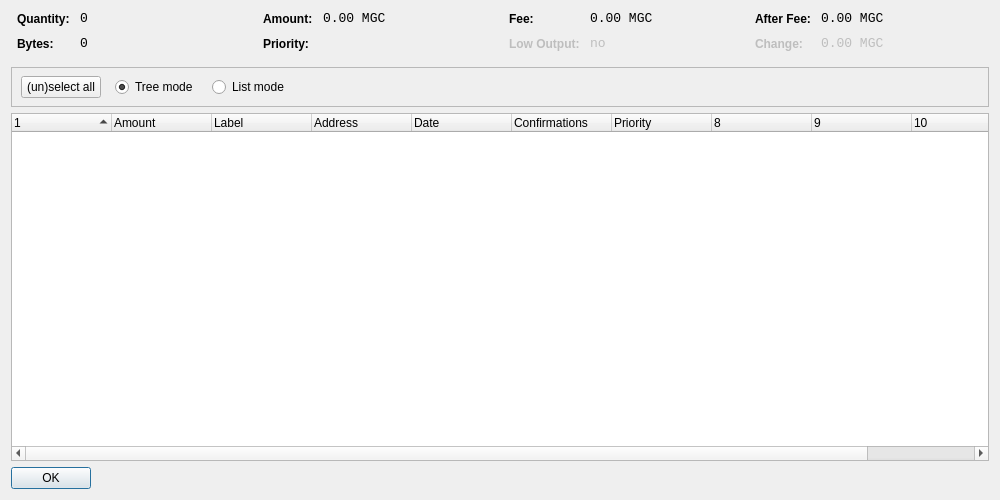
<?xml version="1.0" encoding="UTF-8"?>
<ui version="4.0">
 <class>CoinControlDialog</class>
 <widget class="QDialog" name="CoinControlDialog">
  <property name="geometry">
   <rect>
    <x>0</x>
    <y>0</y>
    <width>1000</width>
    <height>500</height>
   </rect>
  </property>
  <property name="windowTitle">
   <string>Coin Control</string>
  </property>
  <layout class="QVBoxLayout" name="verticalLayout">
   <item>
    <layout class="QHBoxLayout" name="horizontalLayoutTop" stretch="0,0,0,0">
     <property name="topMargin">
      <number>0</number>
     </property>
     <property name="bottomMargin">
      <number>10</number>
     </property>
     <item>
      <layout class="QFormLayout" name="formLayoutCoinControl1">
       <property name="horizontalSpacing">
        <number>10</number>
       </property>
       <property name="verticalSpacing">
        <number>10</number>
       </property>
       <property name="leftMargin">
        <number>6</number>
       </property>
       <property name="rightMargin">
        <number>6</number>
       </property>
       <item row="0" column="0">
        <widget class="QLabel" name="labelCoinControlQuantityText">
         <property name="styleSheet">
          <string notr="true">font-weight:bold;</string>
         </property>
         <property name="text">
          <string>Quantity:</string>
         </property>
        </widget>
       </item>
       <item row="0" column="1">
        <widget class="QLabel" name="labelCoinControlQuantity">
         <property name="font">
          <font>
           <family>Monospace</family>
           <pointsize>10</pointsize>
          </font>
         </property>
         <property name="cursor">
          <cursorShape>IBeamCursor</cursorShape>
         </property>
         <property name="contextMenuPolicy">
          <enum>Qt::ActionsContextMenu</enum>
         </property>
         <property name="text">
          <string notr="true">0</string>
         </property>
         <property name="textInteractionFlags">
          <set>Qt::LinksAccessibleByMouse|Qt::TextSelectableByKeyboard|Qt::TextSelectableByMouse</set>
         </property>
        </widget>
       </item>
       <item row="1" column="0">
        <widget class="QLabel" name="labelCoinControlBytesText">
         <property name="styleSheet">
          <string notr="true">font-weight:bold;</string>
         </property>
         <property name="text">
          <string>Bytes:</string>
         </property>
        </widget>
       </item>
       <item row="1" column="1">
        <widget class="QLabel" name="labelCoinControlBytes">
         <property name="font">
          <font>
           <family>Monospace</family>
           <pointsize>10</pointsize>
          </font>
         </property>
         <property name="cursor">
          <cursorShape>IBeamCursor</cursorShape>
         </property>
         <property name="contextMenuPolicy">
          <enum>Qt::ActionsContextMenu</enum>
         </property>
         <property name="text">
          <string notr="true">0</string>
         </property>
         <property name="textInteractionFlags">
          <set>Qt::LinksAccessibleByMouse|Qt::TextSelectableByKeyboard|Qt::TextSelectableByMouse</set>
         </property>
        </widget>
       </item>
      </layout>
     </item>
     <item>
      <layout class="QFormLayout" name="formLayoutCoinControl2">
       <property name="horizontalSpacing">
        <number>10</number>
       </property>
       <property name="verticalSpacing">
        <number>10</number>
       </property>
       <property name="leftMargin">
        <number>6</number>
       </property>
       <property name="rightMargin">
        <number>6</number>
       </property>
       <item row="0" column="0">
        <widget class="QLabel" name="labelCoinControlAmountText">
         <property name="styleSheet">
          <string notr="true">font-weight:bold;</string>
         </property>
         <property name="text">
          <string>Amount:</string>
         </property>
        </widget>
       </item>
       <item row="0" column="1">
        <widget class="QLabel" name="labelCoinControlAmount">
         <property name="font">
          <font>
           <family>Monospace</family>
           <pointsize>10</pointsize>
          </font>
         </property>
         <property name="cursor">
          <cursorShape>IBeamCursor</cursorShape>
         </property>
         <property name="contextMenuPolicy">
          <enum>Qt::ActionsContextMenu</enum>
         </property>
         <property name="text">
          <string notr="true">0.00 MGC</string>
         </property>
         <property name="textInteractionFlags">
          <set>Qt::LinksAccessibleByMouse|Qt::TextSelectableByKeyboard|Qt::TextSelectableByMouse</set>
         </property>
        </widget>
       </item>
       <item row="1" column="0">
        <widget class="QLabel" name="labelCoinControlPriorityText">
         <property name="styleSheet">
          <string notr="true">font-weight:bold;</string>
         </property>
         <property name="text">
          <string>Priority:</string>
         </property>
        </widget>
       </item>
       <item row="1" column="1">
        <widget class="QLabel" name="labelCoinControlPriority">
         <property name="font">
          <font>
           <family>Monospace</family>
           <pointsize>10</pointsize>
          </font>
         </property>
         <property name="cursor">
          <cursorShape>IBeamCursor</cursorShape>
         </property>
         <property name="contextMenuPolicy">
          <enum>Qt::ActionsContextMenu</enum>
         </property>
         <property name="text">
          <string/>
         </property>
         <property name="textInteractionFlags">
          <set>Qt::LinksAccessibleByMouse|Qt::TextSelectableByKeyboard|Qt::TextSelectableByMouse</set>
         </property>
        </widget>
       </item>
      </layout>
     </item>
     <item>
      <layout class="QFormLayout" name="formLayoutCoinControl3">
       <property name="horizontalSpacing">
        <number>10</number>
       </property>
       <property name="verticalSpacing">
        <number>10</number>
       </property>
       <property name="leftMargin">
        <number>6</number>
       </property>
       <property name="rightMargin">
        <number>6</number>
       </property>
       <item row="0" column="0">
        <widget class="QLabel" name="labelCoinControlFeeText">
         <property name="styleSheet">
          <string notr="true">font-weight:bold;</string>
         </property>
         <property name="text">
          <string>Fee:</string>
         </property>
        </widget>
       </item>
       <item row="0" column="1">
        <widget class="QLabel" name="labelCoinControlFee">
         <property name="font">
          <font>
           <family>Monospace</family>
           <pointsize>10</pointsize>
          </font>
         </property>
         <property name="cursor">
          <cursorShape>IBeamCursor</cursorShape>
         </property>
         <property name="contextMenuPolicy">
          <enum>Qt::ActionsContextMenu</enum>
         </property>
         <property name="text">
          <string notr="true">0.00 MGC</string>
         </property>
         <property name="textInteractionFlags">
          <set>Qt::LinksAccessibleByMouse|Qt::TextSelectableByKeyboard|Qt::TextSelectableByMouse</set>
         </property>
        </widget>
       </item>
       <item row="1" column="0">
        <widget class="QLabel" name="labelCoinControlLowOutputText">
         <property name="enabled">
          <bool>false</bool>
         </property>
         <property name="styleSheet">
          <string notr="true">font-weight:bold;</string>
         </property>
         <property name="text">
          <string>Low Output:</string>
         </property>
        </widget>
       </item>
       <item row="1" column="1">
        <widget class="QLabel" name="labelCoinControlLowOutput">
         <property name="enabled">
          <bool>false</bool>
         </property>
         <property name="font">
          <font>
           <family>Monospace</family>
           <pointsize>10</pointsize>
          </font>
         </property>
         <property name="cursor">
          <cursorShape>IBeamCursor</cursorShape>
         </property>
         <property name="contextMenuPolicy">
          <enum>Qt::ActionsContextMenu</enum>
         </property>
         <property name="text">
          <string notr="true">no</string>
         </property>
         <property name="textInteractionFlags">
          <set>Qt::LinksAccessibleByMouse|Qt::TextSelectableByKeyboard|Qt::TextSelectableByMouse</set>
         </property>
        </widget>
       </item>
      </layout>
     </item>
     <item>
      <layout class="QFormLayout" name="formLayoutCoinControl4">
       <property name="horizontalSpacing">
        <number>10</number>
       </property>
       <property name="verticalSpacing">
        <number>10</number>
       </property>
       <property name="leftMargin">
        <number>6</number>
       </property>
       <property name="rightMargin">
        <number>6</number>
       </property>
       <item row="0" column="0">
        <widget class="QLabel" name="labelCoinControlAfterFeeText">
         <property name="styleSheet">
          <string notr="true">font-weight:bold;</string>
         </property>
         <property name="text">
          <string>After Fee:</string>
         </property>
        </widget>
       </item>
       <item row="0" column="1">
        <widget class="QLabel" name="labelCoinControlAfterFee">
         <property name="font">
          <font>
           <family>Monospace</family>
           <pointsize>10</pointsize>
          </font>
         </property>
         <property name="cursor">
          <cursorShape>IBeamCursor</cursorShape>
         </property>
         <property name="contextMenuPolicy">
          <enum>Qt::ActionsContextMenu</enum>
         </property>
         <property name="text">
          <string notr="true">0.00 MGC</string>
         </property>
         <property name="textInteractionFlags">
          <set>Qt::LinksAccessibleByMouse|Qt::TextSelectableByKeyboard|Qt::TextSelectableByMouse</set>
         </property>
        </widget>
       </item>
       <item row="1" column="0">
        <widget class="QLabel" name="labelCoinControlChangeText">
         <property name="enabled">
          <bool>false</bool>
         </property>
         <property name="styleSheet">
          <string notr="true">font-weight:bold;</string>
         </property>
         <property name="text">
          <string>Change:</string>
         </property>
        </widget>
       </item>
       <item row="1" column="1">
        <widget class="QLabel" name="labelCoinControlChange">
         <property name="enabled">
          <bool>false</bool>
         </property>
         <property name="font">
          <font>
           <family>Monospace</family>
           <pointsize>10</pointsize>
          </font>
         </property>
         <property name="cursor">
          <cursorShape>IBeamCursor</cursorShape>
         </property>
         <property name="contextMenuPolicy">
          <enum>Qt::ActionsContextMenu</enum>
         </property>
         <property name="text">
          <string notr="true">0.00 MGC</string>
         </property>
         <property name="textInteractionFlags">
          <set>Qt::LinksAccessibleByMouse|Qt::TextSelectableByKeyboard|Qt::TextSelectableByMouse</set>
         </property>
        </widget>
       </item>
      </layout>
     </item>
    </layout>
   </item>
   <item>
    <widget class="QFrame" name="frame">
     <property name="minimumSize">
      <size>
       <width>0</width>
       <height>40</height>
      </size>
     </property>
     <property name="frameShape">
      <enum>QFrame::StyledPanel</enum>
     </property>
     <property name="frameShadow">
      <enum>QFrame::Sunken</enum>
     </property>
     <widget class="QWidget" name="horizontalLayoutWidget">
      <property name="geometry">
       <rect>
        <x>10</x>
        <y>0</y>
        <width>781</width>
        <height>41</height>
       </rect>
      </property>
      <layout class="QHBoxLayout" name="horizontalLayoutPanel" stretch="0,0,0,0,0">
       <property name="spacing">
        <number>14</number>
       </property>
       <item>
        <widget class="QPushButton" name="pushButtonSelectAll">
         <property name="sizePolicy">
          <sizepolicy hsizetype="Maximum" vsizetype="Fixed">
           <horstretch>0</horstretch>
           <verstretch>0</verstretch>
          </sizepolicy>
         </property>
         <property name="text">
          <string>(un)select all</string>
         </property>
        </widget>
       </item>
       <item>
        <widget class="QRadioButton" name="radioTreeMode">
         <property name="sizePolicy">
          <sizepolicy hsizetype="Maximum" vsizetype="Fixed">
           <horstretch>0</horstretch>
           <verstretch>0</verstretch>
          </sizepolicy>
         </property>
         <property name="text">
          <string>Tree mode</string>
         </property>
         <property name="checked">
          <bool>true</bool>
         </property>
        </widget>
       </item>
       <item>
        <widget class="QRadioButton" name="radioListMode">
         <property name="sizePolicy">
          <sizepolicy hsizetype="Maximum" vsizetype="Fixed">
           <horstretch>0</horstretch>
           <verstretch>0</verstretch>
          </sizepolicy>
         </property>
         <property name="text">
          <string>List mode</string>
         </property>
        </widget>
       </item>
       <item>
        <spacer name="horizontalSpacer">
         <property name="orientation">
          <enum>Qt::Horizontal</enum>
         </property>
         <property name="sizeHint" stdset="0">
          <size>
           <width>40</width>
           <height>20</height>
          </size>
         </property>
        </spacer>
       </item>
      </layout>
     </widget>
    </widget>
   </item>
   <item>
    <widget class="CoinControlTreeWidget" name="treeWidget">
     <property name="contextMenuPolicy">
      <enum>Qt::CustomContextMenu</enum>
     </property>
     <property name="sortingEnabled">
      <bool>false</bool>
     </property>
     <property name="columnCount">
      <number>11</number>
     </property>
     <attribute name="headerShowSortIndicator" stdset="0">
      <bool>true</bool>
     </attribute>
     <attribute name="headerStretchLastSection">
      <bool>false</bool>
     </attribute>
     <column>
      <property name="text">
       <string/>
      </property>
     </column>
     <column>
      <property name="text">
       <string>Amount</string>
      </property>
     </column>
     <column>
      <property name="text">
       <string>Label</string>
      </property>
     </column>
     <column>
      <property name="text">
       <string>Address</string>
      </property>
     </column>
     <column>
      <property name="text">
       <string>Date</string>
      </property>
     </column>
     <column>
      <property name="text">
       <string>Confirmations</string>
      </property>
      <property name="toolTip">
       <string>Confirmed</string>
      </property>
     </column>
     <column>
      <property name="text">
       <string>Priority</string>
      </property>
     </column>
     <column>
      <property name="text">
       <string/>
      </property>
     </column>
     <column>
      <property name="text">
       <string/>
      </property>
     </column>
     <column>
      <property name="text">
       <string/>
      </property>
     </column>
     <column>
      <property name="text">
       <string/>
      </property>
     </column>
    </widget>
   </item>
   <item>
    <widget class="QDialogButtonBox" name="buttonBox">
     <property name="sizePolicy">
      <sizepolicy hsizetype="Maximum" vsizetype="Fixed">
       <horstretch>0</horstretch>
       <verstretch>0</verstretch>
      </sizepolicy>
     </property>
     <property name="orientation">
      <enum>Qt::Horizontal</enum>
     </property>
     <property name="standardButtons">
      <set>QDialogButtonBox::Ok</set>
     </property>
    </widget>
   </item>
  </layout>
 </widget>
 <customwidgets>
  <customwidget>
   <class>CoinControlTreeWidget</class>
   <extends>QTreeWidget</extends>
   <header>coincontroltreewidget.h</header>
  </customwidget>
 </customwidgets>
 <resources/>
 <connections/>
</ui>
